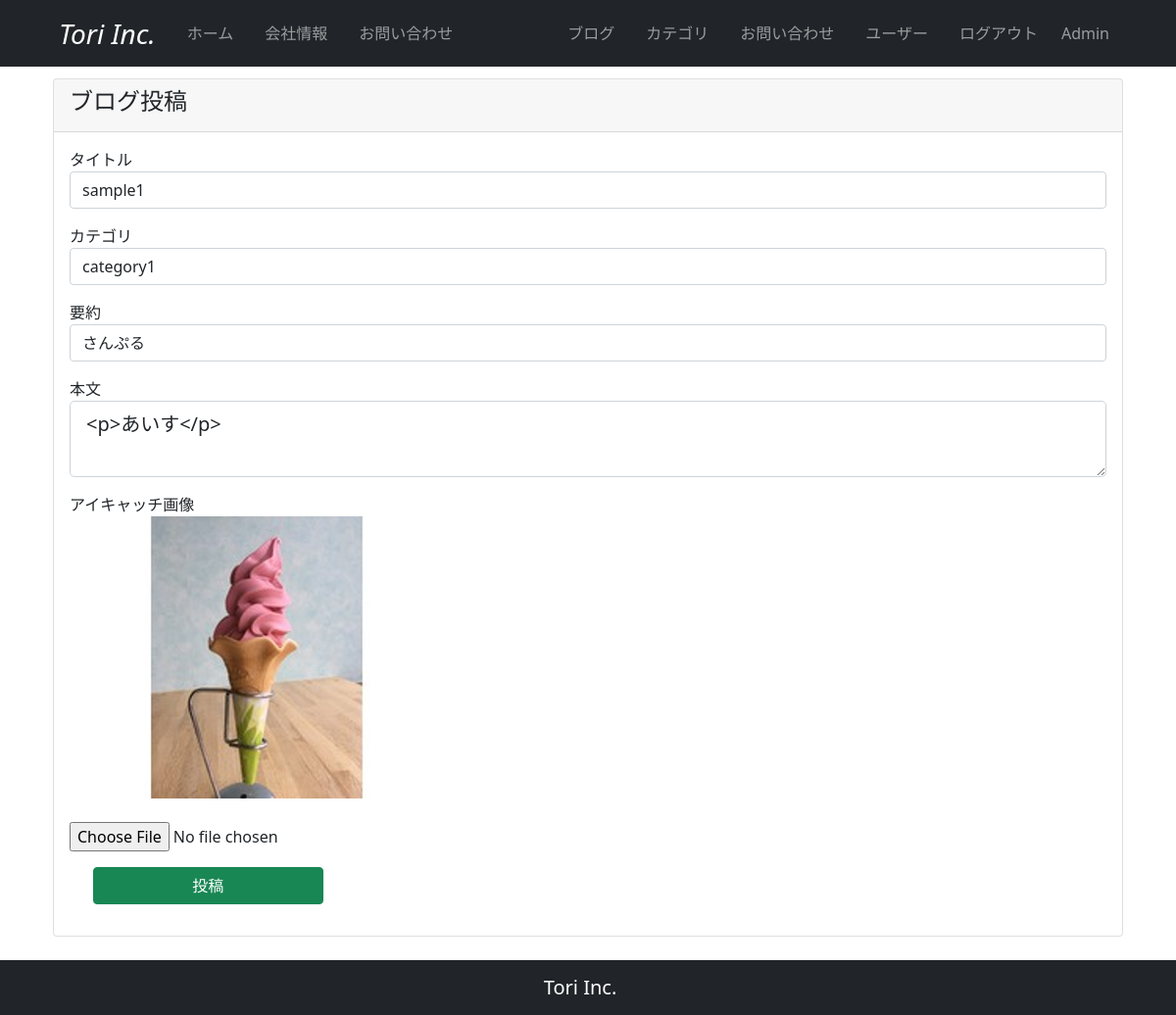
The app's page /2/update_post (signed in) with its own data.
### company_blog/models.py (models this page shows, shortened)
class User(db.Model, UserMixin):
    __tablename__ = 'users'
    id = db.Column(db.Integer, primary_key=True)
    email = db.Column(db.String(64), unique=True, index=True)
    username = db.Column(db.String(64), unique=True, index=True)
    password_hash = db.Column(db.String(128))
    administrator = db.Column(db.String(1))
    post = db.relationship('BlogPost', backref='author', lazy='dynamic')
    @property
    def password(self):
        raise AttributeError('password is not a readable attribute')

class BlogPost(db.Model):
    __tablename__ = 'blog_post'
    id = db.Column(db.Integer, primary_key=True)
    user_id = db.Column(db.Integer, db.ForeignKey('users.id'))
    category_id = db.Column(db.Integer, db.ForeignKey('blog_category.id'))
    date = db.Column(db.DateTime, default=datetime.now(timezone('Asia/Tokyo')))
    title = db.Column(db.String(140))
    text = db.Column(db.Text)
    summary = db.Column(db.String(140))
    featured_image = db.Column(db.String(140))

### company_blog/main/views.py (the view)
@main.route('/<int:blog_post_id>/update_post', methods=['GET', 'POST'])
@login_required
def update_blog_post(blog_post_id):
    post = BlogPost.query.get_or_404(blog_post_id)
    if post.author != current_user:
        abort(403)
    form = BlogPostForm()
    if form.validate_on_submit():
        post.title = form.title.data
        post.category_id = form.category.data
        post.summary = form.summary.data
        post.text = form.text.data
        if form.picture.data:
            post.featured_image = add_featured_image(form.picture.data)
        db.session.commit()
        flash('ブログ記事が更新されました')
        return redirect(url_for('main.blog_post', blog_post_id=post.id))
    elif request.method == 'GET':
        form.title.data = post.title
        form.category.data = post.category_id
        form.summary.data = post.summary
        form.text.data = post.text
        form.picture.data = post.featured_image
    return render_template('create_post.html', form=form)

### company_blog/main/forms.py
class BlogPostForm(FlaskForm):
    title = StringField('タイトル', validators=[DataRequired()])
    category = SelectField('カテゴリ', coerce=int)
    summary = StringField('要約', validators=[DataRequired()])
    text = TextAreaField('本文', validators=[DataRequired()])
    picture = FileField('アイキャッチ画像', validators=[FileAllowed(['jpg', 'png'])])
    submit = SubmitField('投稿')
    def _set_category(self):
        blog_categories = BlogCategory.query.all()
        self.category.choices = [(blog_category.id, blog_category.category) for blog_category in blog_categories]
    def __init__(self, *args, **kwargs):
        super().__init__(*args, **kwargs)
        self._set_category()

### company_blog/__init__.py (called while the page is built)
@event.listens_for(Engine, "connect")
def set_sqlite_pragma(dbapi_connection, connection_record):
    cursor = dbapi_connection.cursor()
    cursor.execute("PRAGMA foreign_keys=ON")
    cursor.close()

### company_blog/models.py (called while the page is built)
@login_manager.user_loader
def load_user(user_id):
    return User.query.get(user_id)

### company_blog/templates/create_post.html (shortened to what this page needs)
{% extends "base.html" %}
{% block content %}
  <section id="blog_post">
    <div class="container my-3">
        <div class="row">
          <div class="col">
            <div class="card">
              <div class="card-header">
                <h4>ブログ投稿</h4>
              </div>
              <div class="card-body">
                <form method="POST" enctype="multipart/form-data">
                  <div class="mb-3">
                    {{ form.title.label(class="form-control-label") }}
                    {{ render_field(form.title, class='form-control') }}
                  </div>
                  <div class="mb-3">
                    {{ form.category.label(class="form-control-label") }}
                    {{ render_field(form.category, class="form-control") }}
                  </div>
                  <div class="mb-3">
                    {{ form.summary.label(class="form-control-label") }}
                    {{ render_field(form.summary, class="form-control") }}
                  </div>
                  <div class="mb-3">
                    {{ form.text.label(class="form-control-label") }}
                    {{ render_field(form.text, class="form-control form-control-lg") }}
                  </div>
                  <div class="mb-3">
                    {{ form.picture.label(class="form-control-label") }}
                    <br>
                    {% if form.picture.data %}
                    <div style="text-align: left;">
                      <img src="{{ url_for('static', filename='featured_image/' + form.picture.data) }}">
                    </div>
                    {% endif %}
                    <br>
                    {{ render_field(form.picture, class="form-control-file") }}
                  </div>
                  <div class="container mb-3">
                    <div class="row">
                      <div class="col-md-3">
                        {{ form.submit(class="btn btn-success w-100") }}
                      </div>
                    </div>
                  </div>
                </form>
              </div>
            </div>
          </div>
        </div>
    </div>
  </section>
{% endblock %}

### company_blog/templates/base.html (shortened to what this page needs)
<!DOCTYPE html>
<html lang="en">
<head>
  <link href="https://cdn.jsdelivr.net/npm/bootstrap@5.0.2/dist/css/bootstrap.min.css" rel="stylesheet">
</head>
<body>
  <nav class="navbar navbar-expand-lg navbar-dark bg-dark px-5 fixed-top">
    <div class="container-fluid">
      <a class="navbar-brand fs-3 fst-italic" href="{{ url_for('main.index') }}">Tori Inc.</a>
      <div class="collapse navbar-collapse" id="navbarNav">
        <ul class="navbar-nav">
          <li class="nav-item px-2">
            <a class="nav-link" href="{{ url_for('main.index') }}">ホーム</a>
          </li>
          <li class="nav-item px-2">
            <a class="nav-link" href="#">会社情報</a>
          </li>
          <li class="nav-item px-2">
            <a class="nav-link" href="#">お問い合わせ</a>
          </li>
        </ul>
      </div>
      <div class="collapse navbar-collapse justify-content-md-end" id="navbarNav">
        <ul class="navbar-nav">
          <li class="nav-item px-2">
            <a class="nav-link" href="{{url_for('main.blog_maintenance')}}">ブログ</a>
          </li>
          <li class="nav-item px-2">
            <a class="nav-link" href="{{url_for('main.category_maintenance')}}">カテゴリ</a>
          </li>
          <li class="nav-item px-2">
            <a class="nav-link" href="#">お問い合わせ</a>
          </li>
          <li class="nav-item px-2">
            <a class="nav-link" href="{{url_for('users.user_maintenance')}}">ユーザー</a>
          </li>
          {% if current_user.is_authenticated %}
          <li class="nav-item px-2">
            <a class="nav-link" href="{{url_for('users.logout')}}">ログアウト</a>
          </li>
          <li class="navbar-text px-2">
            {{ current_user.username }}
          </li>
          {% endif %}
        </ul>
      </div>
    </div>
  </nav>
  {% from "_formhelpers.html" import render_field %}
  <div class="container" style="padding-top: 4rem; padding-bottom: 4rem;">
    {% block content %}
    {% endblock %}
  </div>
  <nav class="navbar fixed-bottom navbar-expand-sm navbar-dark bg-dark fixed-bottom">
    <div class="container-fluid justify-content-center">
      <span class="navbar-brand">Tori Inc.</span>
    </div>
  </nav>
</body>
</html>

### company_blog/templates/_formhelpers.html (shortened to what this page needs)
{% macro render_field(field) %}
{{ field(**kwargs)|safe }}
{% endmacro %}

### records on screen
User: username "Admin"
BlogPost: title "sample1", category "category1", summary "さんぷる", text "<p>あいす</p>", featured_image (picture)
